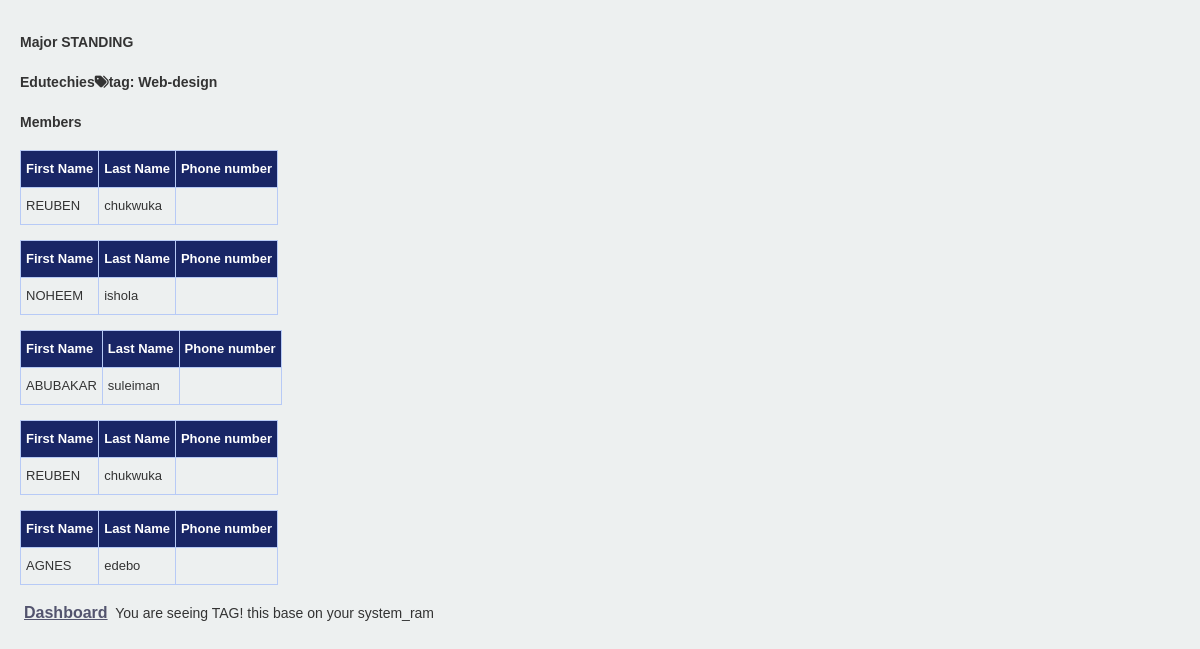
Before: /standing/ (signed in) with the older database file.
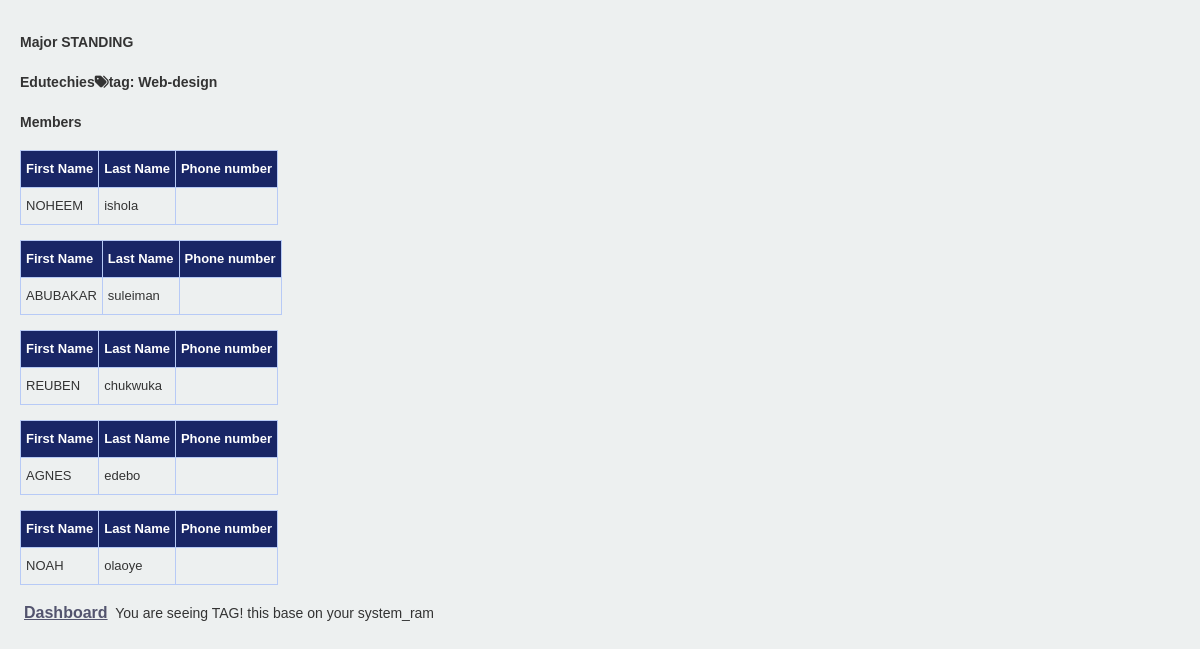
After: the same page with the newer database file.
### student/models.py (models this page shows)
class Profile(models.Model):
    choice = (("web development", "web developmnet"), ("app development", "app develpment"), ("web design", 'web design'), ("others", "others"))
    system_ram = models.IntegerField(default=2)
    phone_number = models.CharField(max_length=11)
    club_department =models.CharField(choices=choice, max_length=100)
    department = models.CharField(max_length=200)
    card_picture =models.ImageField(upload_to="idcard", default='default.png')
    user = models.OneToOneField(User, on_delete =models.CASCADE,related_name ="user_account")
    slug = models.SlugField(blank=True)

### student/views.py (the view)
# urls.py: path("standing/",standing, name="standing"),
@login_required
def standing(request):
    ram_2 = Profile.objects.filter(system_ram = 2)
    ram_4 = Profile.objects.filter(system_ram = 4)
    ram_8 = Profile.objects.filter(system_ram =8)
    list_ram ={"ram2":ram_2, "ram4":ram_4, "ram8": ram_8}
    return render(request, "pages/standing.html", list_ram)

### student/templates/pages/standing.html (shortened to what this page needs)
{% extends 'base.html' %}
{% load crispy_forms_filters %}
{% block signin %}
<div class="mystyle">
<h1>Major STANDING</h1>
<div class="tags">
{% if request.user.user_account.system_ram == 2 %}
<h3>Edutechies<i class="fa fa-tags"></i>tag: <b>Web-design</b></h3>
<h3>Members</h3>
{% for x  in ram2 %}
<table>
    <tr>
        <th>
   First Name</th>  <th>Last Name</th> <th>Phone number</th> </tr>
   <tr>
    <td>
{{x.user.first_name.upper}}</td> <td> {{x.user.last_name}} </td> <td> {{x.phone_number}} </td>
   </tr>
</table>
{% endfor %}
{% endif %}
</div>
</div>
<a href="{% url 'profile' request.user.username %}">Dashboard</a>
<Text> You are seeing TAG! this base on your system_ram</Text>
{% endblock signin %}

### student/templates/base.html (shortened to what this page needs)
{% load static %}
<!DOCTYPE html>
<html lang="en"><head>
   <link rel="stylesheet" href="{% static  'styles/design.css' %}" />
<link rel="stylesheet" href="https://cdnjs.cloudflare.com/ajax/libs/font-awesome/4.7.0/css/font-awesome.min.css"/>
<body>
{% block signin %}{% endblock signin %}

### student/static/styles/design.css (style rules this page uses)
body { background-color: rgba(218, 225, 225, 0.481); overflow-x: hidden; }
* { box-sizing: border-box; }
.table tbody, table, tr,th, td { border: 0.5px solid rgba(135, 206, 250, 0.732); font-size: small; width: max-content; }
th { background: #192666; text-align: center; color: #FFFFFF; font-weight: bold; }
th, td { display: table-cell; border: 1px solid #B7CAF6; margin: 0; padding: 5px; vertical-align: top; text-align: left; }
* { font-size: 14px; }
th { display: table-cell; vertical-align: inherit; font-weight: bold; text-align: -internal-center; }
table { display: table; border-collapse: collapse; margin: 15px 0; padding: 0; border: 1px solid #B7CAF6; font-size: 100%; }
body { margin: 0; padding: 0; font: 86% "Times New Roman", Times, serif; line-height: 2em; color: #333; background-position: 50% 0; }
body { font-family: helvetica,tahoma,verdana,sans-serif; padding: 20px; font-size: 13px; margin: 0; }
.eng-wrapper, h5, b, nav { display: inline; justify-content: center; align-items: center; margin: auto; }
a { color: rgba(7, 7, 46, 0.671); padding: 4px; font-size: medium; font-weight: bold; font-style: normal; }

Changed rows visible on the page:
no longer on this page (row edited): Profile: user.first_name "REUBEN", user.last_name "chukwuka"
added Profile: user.first_name "NOAH", user.last_name "olaoye"
